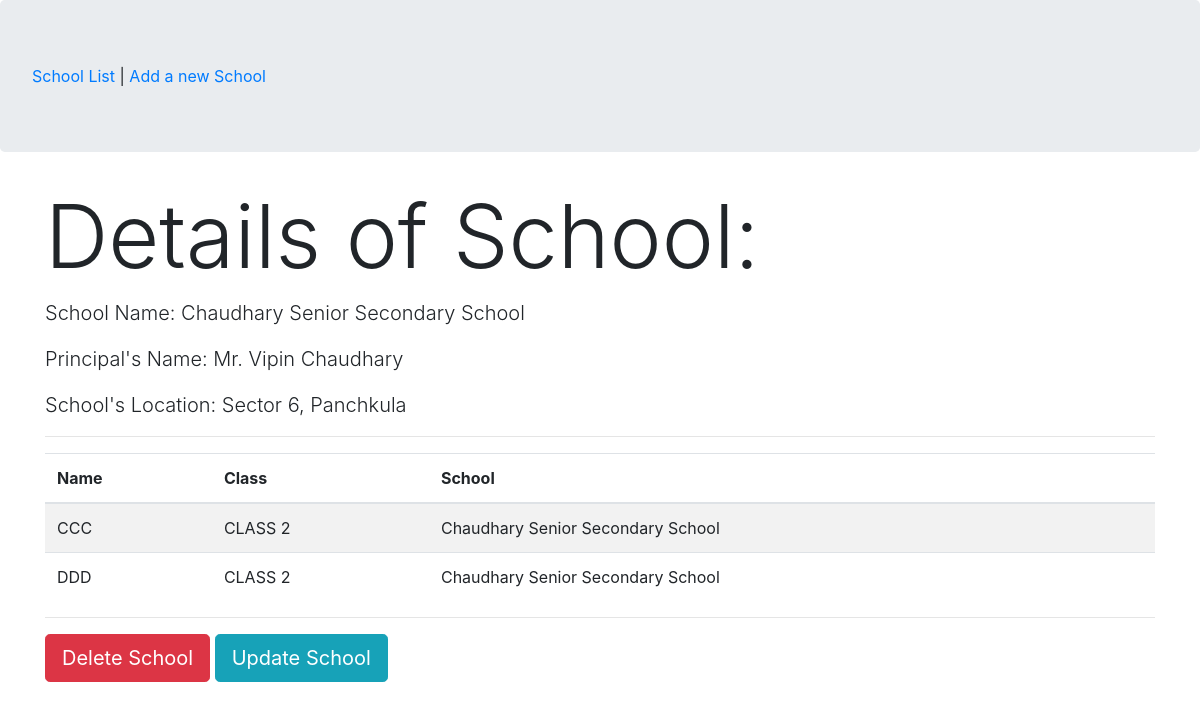
/school=2, run on the app's committed database.
### app1/models.py (models this page shows, shortened)
class school(models.Model):
    name = models.CharField(max_length=200)
    principal = models.CharField(max_length=200)
    location = models.CharField(max_length=200)
    def __str__(self):
        return self.name

class students(models.Model):
    name = models.CharField(max_length=200)
    clas = models.CharField(max_length=200, null=True)
    school = models.ForeignKey(school, related_name="students",on_delete=models.CASCADE, null=True)

### app1/views.py (the view)
# urls.py: path('school=<int:pk>',views.SchoolDetailView.as_view(),name='detail'),
class SchoolDetailView(DetailView):
    model = school
    context_object_name = 'school_detail'
    template_name = 'app1/school_detail.html'

### templates/app1/school_detail.html
{% extends "app1/cbv_app_base.html" %}
{% block content %}
    <h2 class="display-2">Details of School:</h2>
    <p class="lead">School Name: {{school_detail.name}}</p>
    <p class="lead">Principal's Name: {{school_detail.principal}}</p>
    <p class="lead">School's Location: {{school_detail.location}}</p>
    <hr>
    <table class="table table-striped">
        <thead>
            <tr>
                <th>Name</th>
                <th>Class</th>
                <th>School</th>
            </tr>
        </thead>
        <tbody>
            {% for stu in school_detail.students.all %}
            <tr>
                <td>{{stu.name}}</td>
                <td>{{stu.clas}}</td>
                <td>{{stu.school}}</td>
            </tr>
            {% endfor %}
        </tbody>
    </table>
    <hr>
    <a
        href="delete={{school_detail.id}}"
        class="btn btn-danger btn-lg">
        Delete School
    </a>
    <a
        href="update={{school_detail.id}}"
        class="btn btn-info btn-lg">
        Update School
    </a>
{% endblock %}

### data on the page
school: name "Chaudhary Senior Secondary School", principal "Mr. Vipin Chaudhary", location "Sector 6, Panchkula"
students: name "CCC", clas "CLASS 2", school "Chaudhary Senior Secondary School"
students: name "DDD", clas "CLASS 2", school "Chaudhary Senior Secondary School"
